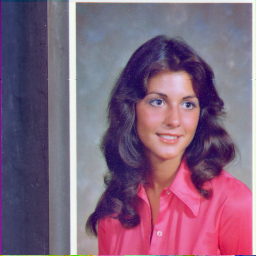
#> input picture dataset/4.1.04.tiff, 256 x 256 px, found by its file name
$ jupyter execute '31 Adaptive Thresholding.ipynb'
#> lines starting #> are read from the running program, lines starting #| are printed output that depends on the picture; after the words box and inside, x2 and y2 are one past the last pixel; in counts of white or black regions, pixels touching at a corner belong together
[cell 1]
import cv2
import matplotlib.pyplot as plt

def main():

    path = "C:\\Users\\kenneth\\opencv\\dataset\\"

    imgpath1 =  path + "4.1.04.tiff"
    imgpath2 =  path + "4.1.01.tiff"
    img = cv2.imread(imgpath1, 0)
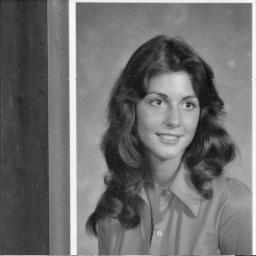
#> img: shape (256, 256); min 14, max 250, mean 111.2

#    img = cv2.cvtColor(img, cv2.COLOR_BGR2RGB)

    block_size = 513
    constant = 2
    th1 = cv2.adaptiveThreshold(img, 255, cv2.ADAPTIVE_THRESH_MEAN_C, cv2.THRESH_BINARY, block_size, constant)
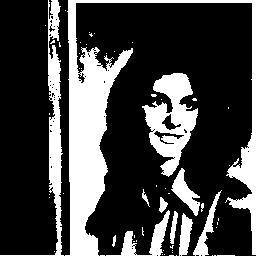
#> th1: shape (256, 256); 26.5% white; 59 white regions (48 under 20 px), largest, box (x1, y1, x2, y2) and area: (65, 0, 256, 256) 9707, (142, 73, 198, 177) 2853, (0, 0, 64, 256) 2267
    th2 = cv2.adaptiveThreshold (img, 255, cv2.ADAPTIVE_THRESH_GAUSSIAN_C, cv2.THRESH_BINARY, block_size, constant)
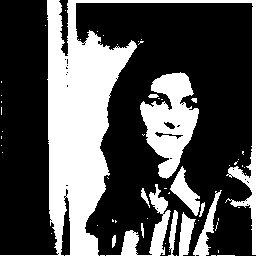
#> th2: shape (256, 256); 32.8% white; 60 white regions (47 under 20 px), largest, box (x1, y1, x2, y2) and area: (0, 0, 256, 256) 14778, (140, 72, 199, 179) 3440, (106, 184, 171, 256) 1148

    output = [img, th1, th2]

    titles = ['Original', 'Mean Adaptive', 'Gaussian Adaptive']

    for i in range(3):
        plt.subplot(1, 3, i+1)
        plt.imshow(output[i], cmap='gray')
        plt.title(titles[i])
        plt.xticks([])
        plt.yticks([])

    plt.show()
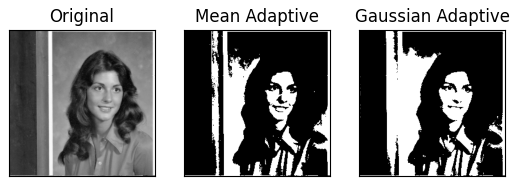
#> figure drawn by matplotlib, 3 panels

if __name__ == "__main__":
    main()

$ run again, with dataset/4.1.03.tiff copied over dataset/4.1.04.tiff
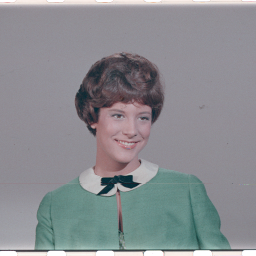
#> input picture dataset/4.1.03.tiff, 256 x 256 px, found by its file name
#> in main, `th1 = cv2.adaptiveThreshold(img, 255, cv2.ADAPTIVE_THRESH_MEAN_C, cv2...`:
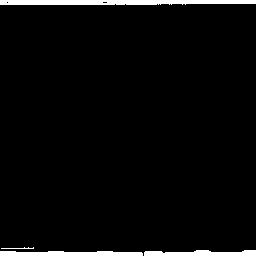
#> th1: shape (256, 256); 3.6% white; 4 white regions, box (x1, y1, x2, y2) and area: (0, 0, 256, 5) 1180, (0, 251, 143, 256) 619, (144, 250, 256, 256) 519, (1, 247, 34, 249) 36
#> th2: shape (256, 256); 7.5% white; 84 white regions (77 under 20 px), largest, box (x1, y1, x2, y2) and area: (104, 103, 149, 160) 1358, (0, 0, 256, 5) 1225, (0, 251, 143, 256) 620
#> in main, `plt.show()`:
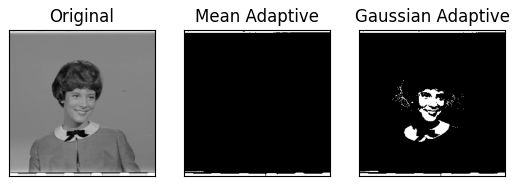
#> figure drawn by matplotlib, 3 panels

$ run again, with dataset/4.1.05.tiff copied over dataset/4.1.04.tiff
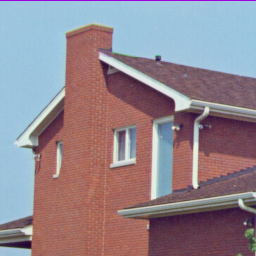
#> input picture dataset/4.1.05.tiff, 256 x 256 px, found by its file name
#> in main, `th1 = cv2.adaptiveThreshold(img, 255, cv2.ADAPTIVE_THRESH_MEAN_C, cv2...`:
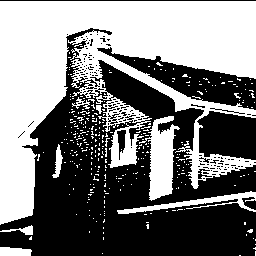
#> th1: shape (256, 256); 48.3% white; 327 white regions (319 under 20 px), largest, box (x1, y1, x2, y2) and area: (0, 1, 256, 225) 27448, (139, 116, 180, 201) 1722, (117, 191, 256, 214) 855
#> th2: shape (256, 256); 49.1% white; 345 white regions (333 under 20 px), largest, box (x1, y1, x2, y2) and area: (0, 1, 256, 224) 21450, (94, 51, 256, 208) 5969, (99, 191, 256, 256) 2424
#> in main, `plt.show()`:
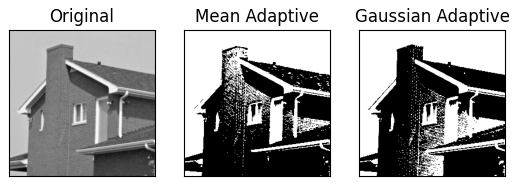
#> figure drawn by matplotlib, 3 panels
